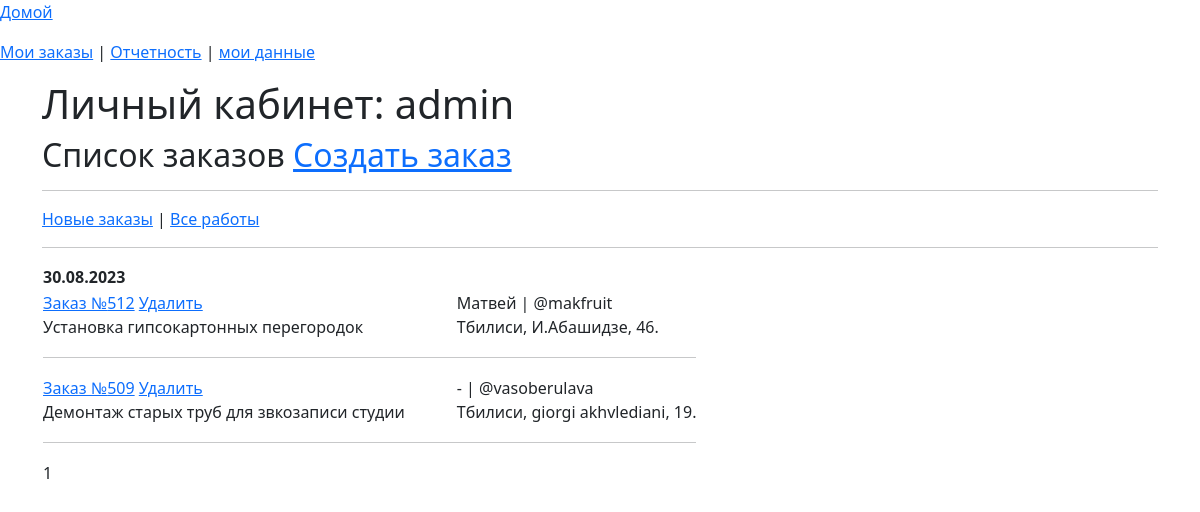
Before: /list_order (signed in) with the older database file.
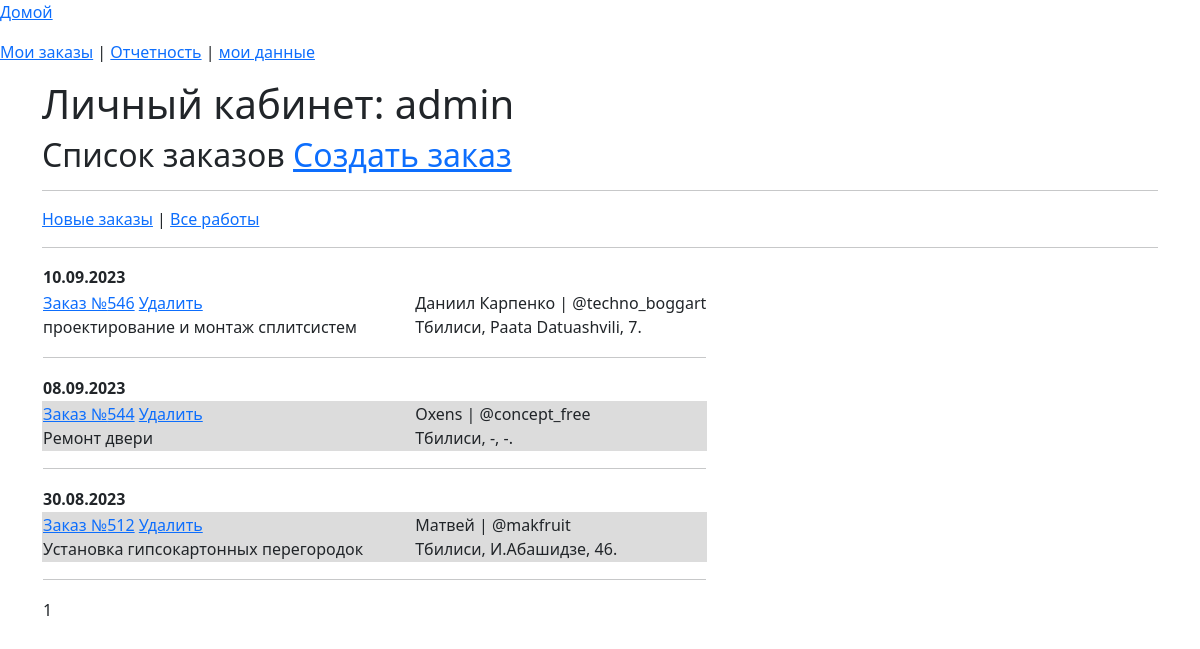
After: the same page with the newer database file.
### app_site/models.py (models this page shows)
class OrderList(models.Model):
    time_in = models.DateTimeField(auto_now_add=True, verbose_name='Дата заказа')
    time_out = models.DateTimeField(null=True, blank=True, verbose_name='Дата выполнения')
    repairer_id = models.ForeignKey(User, on_delete=models.SET_NULL, null=True, blank=True,
                                    verbose_name='Мастер', default='', )
    price = models.DecimalField(decimal_places=2, max_digits=7, null=True, blank=True, verbose_name='Стоимость работ')
    text_order = models.CharField(max_length=1500, verbose_name='Описание проблемы', blank=True, null=True)
    customer_name = models.CharField(max_length=50, verbose_name='Ваше имя')
    customer_phone = models.CharField(max_length=16, verbose_name='Номер телефона')
    customer_code = models.CharField(max_length=16, verbose_name='Код организации', blank=True, null=True)
    address_city = models.CharField(max_length=2, choices=CITY_CHOICES, default='TB', null=True, blank=True,
                                    verbose_name='Город')
    order_status = models.CharField(max_length=3, choices=ORDER_STATUS, default='BEG', null=True, blank=True,
                                    verbose_name='Статус заказа')
    address_street_app = models.CharField(max_length=150, verbose_name='Улица', null=True, blank=True)
    address_num = models.CharField(max_length=10, verbose_name='Номер дома', null=True, blank=True)
    services = models.ManyToManyField('Service', through='Invoice')
    class Meta:
        verbose_name = 'Список заказов'
        verbose_name_plural = 'Список заказов'

### app_site/views.py (the view)
# urls.py: path('list_order', OrderManagementSystem.as_view(), name='list_order'),
class OrderManagementSystem(LoginRequiredMixin, ListView):
    model = OrderList
    context_object_name = 'order'
    template_name = 'order_list.html'
    paginate_by = 10
    def get_queryset(self):
        if self.request.GET.get('end') == 'end':
            self.queryset = OrderList.objects.filter(repairer_id=self.request.user)&\
                            OrderList.objects.filter(order_status='END')
        else:
            self.queryset = OrderList.objects.filter(repairer_id=self.request.user)&\
                            OrderList.objects.filter(order_status__in=['SND','RCV'])
        return self.queryset
    def get_context_data(self, **kwargs):
        context = super().get_context_data(**kwargs)
        context['form'] = OrderForm
        return context

### app_site/templatetags/custom_filters.py (called while the page is built)
@register.filter()
def choice_tag(value, A):
    try:
        if A == 'city':
            a = dict(CITY_CHOICES)
        elif A == 'status_order':
            a = dict(ORDER_STATUS)
        elif A == 'month':
            a = dict(MONTH)
        elif A == 'work_type':
            a = dict(WORK_CHOICES)
        return f'{a[value]}'
    except KeyError:
        return f''

### templates/order_list.html (shortened to what this page needs)
{% extends 'flatpages/default_user.html' %}
{% load custom_filters %}
{% load custom_tags %}
{% block body %}
<h2>Список заказов <a href="#"  onclick="disp(document.getElementById('form'))" id="ggg">Создать заказ</a></h2>
<hr>
<a href="{% url 'list_order' %}">Новые заказы</a> | <a href="{% url 'list_order'%}?end=end">Все работы</a>
<hr>
<table id="head">
{% regroup order by time_in|date:"d.m.Y" as day %}
    {% for y in day reversed  %}
    <tr>
        <td  colspan="6">
            <b>{{ y.grouper }}</b>
        </td>
    <tr>
        {% for i in y.list reversed %}
                {% if i.order_status == 'SND' %}
                <tr id="row_{{ i.pk }}" bgcolor= "#DCDCDC">
                {% else %}
                <tr>
                {% endif %}
                <td>
                <a href="{% url 'invoice' i.pk %}" id="order_{{ i.pk }}">Заказ №{{ i.pk}}</a>
                <a href="{% url 'delete-order' i.pk %}" id="delete_{{ i.pk }}">Удалить</a><br>
                <span id="text_order_{{ i.pk }}">{{ i.text_order|truncatewords:7 }}</span>
            </td>
            <td width = 50></td>
            <td><span id="customer_name_{{ i.pk }}">{{ i.customer_name }}</span> |
                <span id="customer_phone_{{ i.pk }}">{{ i.customer_phone }}</span><br>
                <span id="city_{{ i.pk }}">{{ i.address_city|choice_tag:'city'}}</span>,
                <span id="street_app_{{ i.pk }}">{{ i.address_street_app }}</span>,
                <span id="num_{{ i.pk }}">{{ i.address_num }}</span>.
            </td>
            <tr><td colspan="3"><hr></td></tr>
            </tr>
        {% endfor %}
    {% endfor %}
<tr><td colspan="3">
            <p>
            {{ page_obj.number }}
            </p>
</td></tr>
</table>
{% endblock body %}

Changed rows visible on the page:
no longer on this page (row edited): OrderList: pk "509", text_order "Демонтаж старых труб для звкозаписи студии", customer_name "-", customer_phone "@vasoberulava", address_city|choice_tag "Тбилиси", address_street_app "giorgi akhvlediani", address_num "19", shown under "30.08.2023"
added OrderList: pk "546", text_order "проектирование и монтаж сплитсистем", customer_name "Даниил Карпенко", customer_phone "@techno_boggart", address_city|choice_tag "Тбилиси", address_street_app "Paata Datuashvili", address_num "7", shown under "10.09.2023"
added OrderList: pk "544", text_order "Ремонт двери", customer_name "Oxens", customer_phone "@concept_free", address_city|choice_tag "Тбилиси", address_street_app "-", address_num "-", shown under "08.09.2023"
changed OrderList "Установка гипсокартонных перегородок": order_status "RCV" → "SND" (drawn)
Other visible differences:
new list line: "10.09.2023"
new list line: "08.09.2023"
